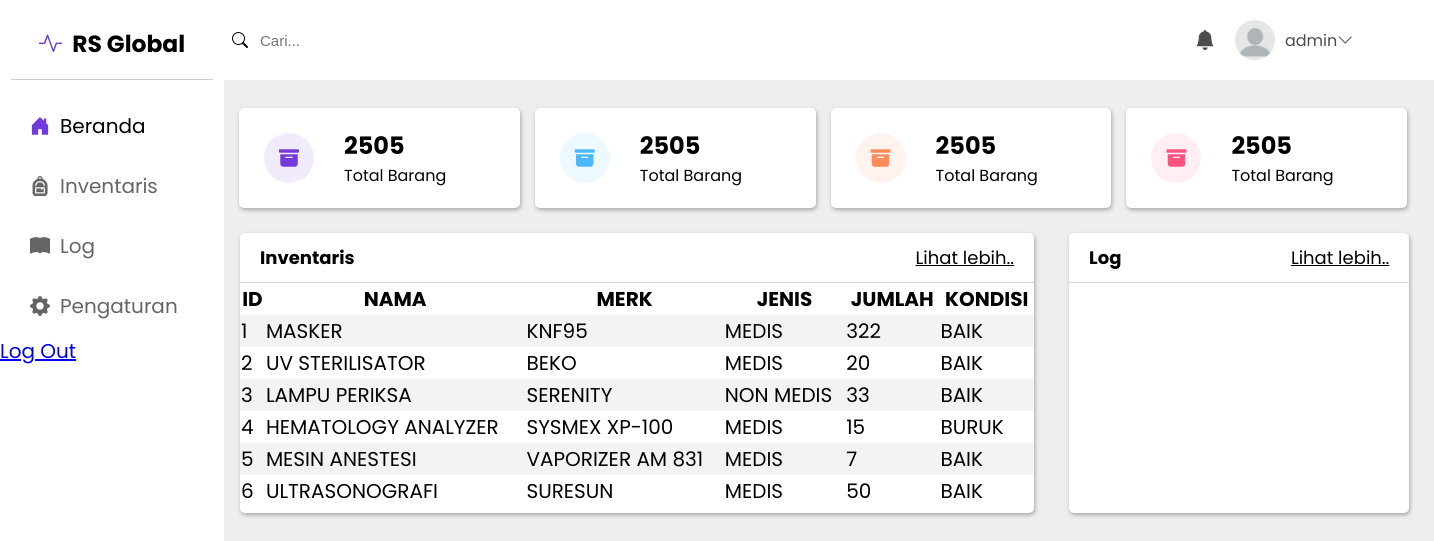
The app's page /index.php (signed in) with its own data.
### tables this page shows
CREATE TABLE `barang` (
  `ID_BARANG` int(11) NOT NULL,
  `NAMA_BARANG` varchar(255) NOT NULL,
  `MERK_BARANG` varchar(255) NOT NULL,
  `JENIS_BARANG` varchar(255) NOT NULL,
  `JUMLAH` int(11) NOT NULL,
  `KONDISI` varchar(6) NOT NULL
);

### index.php (the view, shortened to what this page needs)
<?php
include_once("koneksi.php");
$query = mysqli_query($koneksi, "SELECT * FROM barang LIMIT 6");
?>
<!DOCTYPE html>
<html lang="en">
<head>
    <link rel="stylesheet" href="src/style.css">
    <link rel="stylesheet" href="https://cdn.jsdelivr.net/npm/bootstrap-icons@1.11.1/font/bootstrap-icons.css">
</head>
<body>
    <div class="navbar">
        <div class="container">
            <form action="">
                <i class="bi bi-search"></i><input type="text" name="" id="" placeholder="Cari...">
            </form>
            <div class="social">
                <a href="#"><i class="bi bi-bell-fill" id="bell"></i></a>
                <img src="img/profile.jpg" alt="">
                <a href="#"><?php echo $_SESSION['name'] ;?><i class="bi bi-chevron-down"></i></a>
            </div>
        </div>
    </div>
    <div class="sidebar">
        <div class="container">
            <span class="logo">
                <h3><i class="bi bi-activity"></i>RS Global</h3>
            </span>
            <div class="nav">
                <a href="#" style="opacity: 1;"><i class="bi bi-house-door-fill" style="color: #713bdb;"></i>
                    Beranda</a>
                <a href="inventaris.php"><i class="bi bi-backpack-fill"></i> Inventaris</a>
                <a href="log.php"><i class="bi bi-book-fill"></i> Log</a>
                <a href="pengaturan.php"><i class="bi bi-gear-fill"></i> Pengaturan</a>
            </div>
            <a href="login/logout.php">Log Out</a>
        </div>
    </div>
    <div class="content">
        <div class="container">
            <div class="card">
                <div class="icon">
                    <i class="bi bi-archive-fill"></i>
                </div>
                <div class="text-box">
                    <h2>2505</h2>
                    <p>Total Barang</p>
                </div>
            </div>
            <div class="card">
                <div class="icon1">
                    <i class="bi bi-archive-fill"></i>
                </div>
                <div class="text-box">
                    <h2>2505</h2>
                    <p>Total Barang</p>
                </div>
            </div>
            <div class="card">
                <div class="icon2">
                    <i class="bi bi-archive-fill"></i>
                </div>
                <div class="text-box">
                    <h2>2505</h2>
                    <p>Total Barang</p>
                </div>
            </div>
            <div class="card">
                <div class="icon3">
                    <i class="bi bi-archive-fill"></i>
                </div>
                <div class="text-box">
                    <h2>2505</h2>
                    <p>Total Barang</p>
                </div>
            </div>
        </div>
        <div class="wrapper">
            <div class="big-card">
                <div class="title">
                    <p>Inventaris</p>
                    <a href="inventaris.php">Lihat lebih..</a>
                </div>
                <table border="0" style="border-collapse: collapse;">
                    <tr>
                        <th>ID</th>
                        <th>NAMA</th>
                        <th>MERK</th>
                        <th>JENIS</th>
                        <th>JUMLAH</th>
                        <th>KONDISI</th>
                    </tr>
                    <?php
                    while ($data = mysqli_fetch_array($query)) {
                        echo "<tr>";
                        echo "<td>" . $data['ID_BARANG'] . "</td>";
                        echo "<td>" . $data['NAMA_BARANG'] . "</td>";
                        echo "<td>" . $data['MERK_BARANG'] . "</td>";
                        echo "<td>" . $data['JENIS_BARANG'] . "</td>";
                        echo "<td>" . $data['JUMLAH'] . "</td>";
                        echo "<td>" . $data['KONDISI'] . "</td>";
                    }
                    ?>
                </table>
            </div>
            <div class="right-card">
                <div class="title">
                    <p>Log</p>
                    <a href="log.php">Lihat lebih..</a>
                </div>
            </div>
        </div>
    </div>
</body>
</html>

### src/style.css (style rules this page uses)
* { box-sizing: border-box; }
body { font-family: "Poppins", sans-serif; width: 100%; height: 100vh; margin: 0; padding: 0; background-color: #eee; overflow: scroll; overflow-x: hidden; }
.container { margin: 7px; padding: 8px; }
.navbar { width: 100%; height: 80px; background-color: #fff; position: fixed; top: 0; display: flex; align-items: center; max-width: 100%; }
.navbar .container { width: 80%; margin-left: 14rem; display: flex; align-items: center; position: fixed; justify-content: space-between; }
.navbar .container img { height: 40px; width: 40px; border-radius: 50%; }
.navbar .container input[type="text"] { height: 60px; width: 500px; font-size: 15px; border: none; outline: none; }
#bell { font-size: 20px; }
.navbar a { color: black; opacity: 0.7; text-decoration: none; }
.navbar .container .social { display: flex; align-items: center; justify-content: center; gap: 10px; }
.sidebar { display: flex; justify-content: center; width: 14rem; background-color: white; height: 100%; position: fixed; font-size: 20px; margin: 0; padding: 0; top: 0; }
.sidebar .container { padding-top: 0; margin-top: 0; }
span.logo { display: flex; justify-content: center; border-bottom: 1px solid rgb(204, 204, 204); width: 90%; margin: 1% 5%; height: 78px; }
span.logo i { color: #713bdb; }
.sidebar .nav { display: flex; flex-direction: column; width: 100%; margin-top: 1rem; }
.sidebar .nav a { width: 14rem; height: 60px; text-decoration: none; color: black; opacity: 0.6; align-items: center; padding: 30px; display: flex; }
.sidebar i, form i, .navbar i { margin-right: 10px; }
.content { width: 100%; margin-left: 14rem; margin-top: 80px; }
.content .container { display: flex; align-items: center; }
.card { background-color: white; border-radius: 5px; display: flex; align-items: center; padding: 25px; height: 100px; width: 20%; margin: 20px 15px 10px 0px; box-shadow: 1px 2px 4px rgba(0, 0, 0, 0.3); gap: 30px; }
.icon { height: 50px; width: 50px; align-items: center; background-color: #f2ebfb; display: flex; text-align: center; color: #723adb; border-radius: 50%; font-size: 20px; justify-content: center; }
.icon1 { height: 50px; width: 50px; align-items: center; background-color: #eef9ff; display: flex; text-align: center; color: #4ab9ff; border-radius: 50%; font-size: 20px; justify-content: center; }
.icon2 { height: 50px; width: 50px; align-items: center; background-color: #fef3ef; display: flex; text-align: center; color: #ff8b58; border-radius: 50%; font-size: 20px; justify-content: center; }
.icon3 { height: 50px; width: 50px; align-items: center; background-color: #ffeff2; display: flex; text-align: center; color: #fd517f; border-radius: 50%; font-size: 20px; justify-content: center; }
.text-box { text-align: start; }
.text-box h2, .text-box p { margin: 0; }
.big-card { box-shadow: 1px 2px 4px rgba(0, 0, 0, 0.3); border-radius: 5px; width: 56%; height: 280px; background-color: white; }
.big-card .title { width: 100%; border-bottom: 1px solid #d8d8d8; border-radius: 5px 5px 0 0; display: flex; align-items: center; height: 50px; font-size: 18px; padding: 20px; justify-content: space-between; }
.big-card table { width: 100%; }
.title p { font-weight: bold; }
.title a { color: black; }
.big-card table { font-size: 20px; }
.big-card table tr:nth-child(even) { background-color: rgb(243, 243, 243); }
.right-card { box-shadow: 1px 2px 4px rgba(0, 0, 0, 0.3); border-radius: 5px; width: 24%; height: 280px; background-color: white; }
.right-card .title { width: 100%; border-bottom: 1px solid #d8d8d8; border-radius: 5px 5px 0 0; display: flex; align-items: center; height: 50px; font-size: 18px; padding: 20px; justify-content: space-between; }
.wrapper { display: flex; gap: 35px; margin-left: 16px; }
body { -ms-overflow-style: none; scrollbar-width: none; }

### records on screen
barang: ID_BARANG "1", NAMA_BARANG "MASKER", MERK_BARANG "KNF95", JENIS_BARANG "MEDIS", JUMLAH "322", KONDISI "BAIK"
barang: ID_BARANG "2", NAMA_BARANG "UV STERILISATOR", MERK_BARANG "BEKO", JENIS_BARANG "MEDIS", JUMLAH "20", KONDISI "BAIK"
barang: ID_BARANG "3", NAMA_BARANG "LAMPU PERIKSA", MERK_BARANG "SERENITY", JENIS_BARANG "NON MEDIS", JUMLAH "33", KONDISI "BAIK"
barang: ID_BARANG "4", NAMA_BARANG "HEMATOLOGY ANALYZER", MERK_BARANG "SYSMEX XP-100", JENIS_BARANG "MEDIS", JUMLAH "15", KONDISI "BURUK"
barang: ID_BARANG "5", NAMA_BARANG "MESIN ANESTESI", MERK_BARANG "VAPORIZER AM 831", JENIS_BARANG "MEDIS", JUMLAH "7", KONDISI "BAIK"
barang: ID_BARANG "6", NAMA_BARANG "ULTRASONOGRAFI", MERK_BARANG "SURESUN", JENIS_BARANG "MEDIS", JUMLAH "50", KONDISI "BAIK"

### other values on screen
$_SESSION['name'] "admin"
